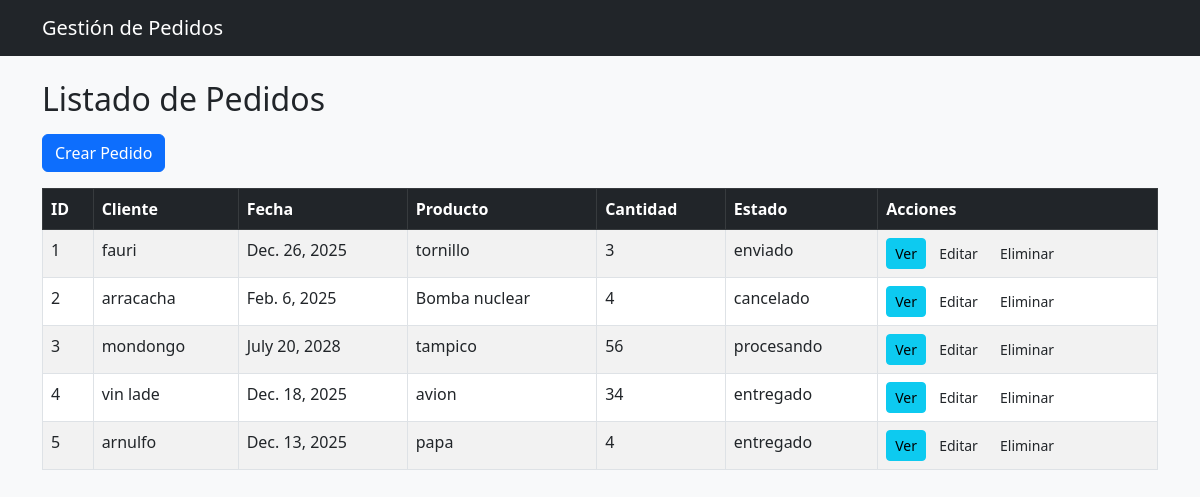
Page /pedidos/ on the committed database.
### pedidos/models.py (models this page shows, shortened)
class Pedido(models.Model):
    ESTADOS_CHOICES = [
        ('pendiente', 'Pendiente'),
        ('procesando', 'Procesando'),
        ('enviado', 'Enviado'),
        ('entregado', 'Entregado'),
        ('cancelado', 'Cancelado'),
]
    cliente = models.CharField(max_length=100)
    fecha_pedido = models.DateField(null=True, blank=True)
    producto = models.CharField(max_length=100)
    cantidad = models.IntegerField()
    estado = models.CharField(max_length=20, choices=ESTADOS_CHOICES,
default=('pendiente'))

### pedidos/views.py (the view)
# urls.py: path('', views.listar_pedidos, name='listar_pedidos'),
def listar_pedidos(request):
    pedidos = Pedido.objects.all()
    return render(request, 'pedidos/listar_pedidos.html', {'pedidos': pedidos})

### pedidos/templates/pedidos/listar_pedidos.html
{% extends "pedidos/base.html" %}
{% block contenido %}
<h2 class="mb-3">Listado de Pedidos</h2>
<a href="/pedidos/crear/" class="btn btn-primary mb-3"> Crear Pedido</a>
<table class="table table-bordered table-striped">
<thead class="table-dark">
<tr>
<th>ID</th>
<th>Cliente</th>
<th>Fecha</th>
<th>Producto</th>
<th>Cantidad</th>
<th>Estado</th>
<th>Acciones</th>
</tr>
</thead>
<tbody>
{% for pedido in pedidos %}
<tr>
<td>{{ pedido.id }}</td>
<td>{{ pedido.cliente }}</td>
<td>{{ pedido.fecha_pedido }}</td>
<td>{{ pedido.producto }}</td>
<td>{{ pedido.cantidad }}</td>
<td>{{ pedido.estado }}</td>
<td>
<a href="/pedidos/{{ pedido.id }}/" class="btn btn-sm btn-info">Ver</a>
<a href="/pedidos/editar/{{ pedido.id }}/" class="btn btn-sm btn-
warning">Editar</a>
<a href="/pedidos/eliminar/{{ pedido.id }}/" class="btn btn-sm btn-
danger">Eliminar</a>
</td>
</tr>
{% endfor %}
</tbody>
</table>
{% endblock %}

### pedidos/templates/pedidos/base.html (shortened to what this page needs)
<!DOCTYPE html>
<html lang="es">
<head>
<link
href="https://cdn.jsdelivr.net/npm/bootstrap@5.3.0/dist/css/bootstrap.min.css"
rel="stylesheet">
</head>
<body class="bg-light">
<nav class="navbar navbar-dark bg-dark mb-4">
<div class="container">
<a class="navbar-brand" href="/pedidos/">Gestión de Pedidos</a>
</div>
</nav>
<div class="container">
{% block contenido %}
{% endblock %}
</div>
</body>
</html>

### rows in the picture
Pedido: id "1", cliente "fauri", fecha_pedido "Dec. 26, 2025", producto "tornillo", cantidad "3", estado "enviado"
Pedido: id "2", cliente "arracacha", fecha_pedido "Feb. 6, 2025", producto "Bomba nuclear", cantidad "4", estado "cancelado"
Pedido: id "3", cliente "mondongo", fecha_pedido "July 20, 2028", producto "tampico", cantidad "56", estado "procesando"
Pedido: id "4", cliente "vin lade", fecha_pedido "Dec. 18, 2025", producto "avion", cantidad "34", estado "entregado"
Pedido: id "5", cliente "arnulfo", fecha_pedido "Dec. 13, 2025", producto "papa", cantidad "4", estado "entregado"
